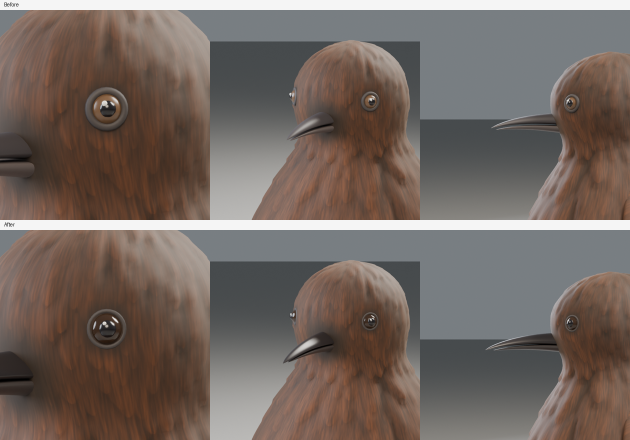
#> input picture pebble/Pebble_Chick/Compare_Eye_Bill.png, 1260 x 880 px, given in place of Pebble_Chick_Idle.gif, which was not available (shown at 1/2 size)
$ python package_chick_unreal.py
#> lines starting #> are read from the running program, lines starting #| are printed output that depends on the picture; pictures that were not available may be replaced by others from this repository, and a replacement may not be noted
#!/usr/bin/env python3
"""Assemble the Pebble Chick Unreal package: mesh, skeleton, animations, textures, import guide,
reference data, previews and the Blender sources, zipped for dropping into a game project.

    python3 tools/package_chick_unreal.py            # writes dist/PebbleChick_Unreal.zip

Run after tools/build_pebble_chick.py and tools/make_chick_anims.py so the files are current.
Reference photos are not included.
"""
import csv, json, os, shutil, zipfile, datetime
import markdown

ROOT = os.path.dirname(os.path.dirname(os.path.abspath(__file__)))
SRC = os.path.join(ROOT, "pebble", "Pebble_Chick")
DIST = os.path.join(ROOT, "dist")
NAME = "PebbleChick_Unreal"
PKG = os.path.join(DIST, NAME)

CLIPS = ["Idle", "Waddle", "Waddle_RootMotion", "Jump_Start", "Jump_Loop", "Jump_Land", "BellySlide_Start",
         "BellySlide_Loop", "BellySlide_Loop_LeanLeft", "BellySlide_Loop_LeanRight", "BellySlide_End"]
MATERIALS = [  # slot, used for, base colour (linear), roughness, textures
    ("M_Chick_Body", "down: body, flippers, tail", "texture", 0.80, "T_Chick_Body_BaseColor + T_Chick_Body_Normal_DX"),
    ("M_Chick_Foot", "legs, feet, eyelids", (0.030, 0.028, 0.030), 0.62, ""),
    ("M_Chick_Claw", "claws", (0.075, 0.070, 0.065), 0.35, ""),
    ("M_Chick_Iris", "eyeballs", (0.030, 0.016, 0.009), 0.12, ""),
    ("M_Chick_Pupil", "pupils", (0.009, 0.008, 0.010), 0.19, ""),
    ("M_Chick_Glint", "eye highlights", (1.000, 0.980, 0.900), 0.20, ""),
    ("M_Chick_Bill", "upper bill", (0.022, 0.019, 0.021), 0.32, ""),
    ("M_Chick_BillLower", "lower bill", (0.050, 0.043, 0.043), 0.38, ""),
]


def shrink_gif(src, dst, width, colors=96):
    """Smaller preview copy: resized, one shared palette, no dithering."""
    from PIL import Image, ImageSequence
    im = Image.open(src)
    dur = im.info.get("duration", 33)
    frames = [f.convert("RGB") for f in ImageSequence.Iterator(im)]
    h = round(frames[0].height * width / frames[0].width)
    frames = [f.resize((width, h), Image.LANCZOS) for f in frames]
    k = max(1, len(frames) // 6)
    sample = Image.new("RGB", (width, h * 6))
    for i, j in enumerate(range(0, len(frames), k)):
        if i < 6: sample.paste(frames[j], (0, i * h))
    pal = sample.quantize(colors=colors, method=Image.Quantize.MEDIANCUT)
    q = [f.quantize(palette=pal, dither=Image.Dither.NONE) for f in frames]
    os.makedirs(os.path.dirname(dst), exist_ok=True)
    q[0].save(dst, save_all=True, append_images=q[1:], duration=dur, loop=0, optimize=True)


def copy(src_name, dst_dir, dst_name=None):
    os.makedirs(dst_dir, exist_ok=True)
    shutil.copy2(os.path.join(SRC, src_name), os.path.join(dst_dir, dst_name or src_name))


def main():
    if os.path.exists(PKG):
        shutil.rmtree(PKG)
    os.makedirs(PKG)
    copy("SK_Pebble_Chick.fbx", os.path.join(PKG, "Content", "Meshes"))
    for c in CLIPS:
        copy(f"AN_Pebble_Chick_{c}.fbx", os.path.join(PKG, "Content", "Animations"))
    for t in ("T_Chick_Body_BaseColor.png", "T_Chick_Body_Normal_DX.png"):
        copy(t, os.path.join(PKG, "Content", "Textures"))
    for f in ("Pebble_Chick_Anims.blend", "Pebble_Chick.blend", "T_Chick_Body_Normal_GL.png"):
        copy(f, os.path.join(PKG, "Source_Blender"))
    for f in ("Preview_Sheet.png", "Preview_Hero.png", "Preview_Animations.png", "Preview_SlideLean.png"):
        copy(f, os.path.join(PKG, "Previews"))
    for f, w in (("Pebble_Chick_Idle.gif", 300), ("Pebble_Chick_Waddle.gif", 300), ("Pebble_Chick_Jump.gif", 300),
                 ("Pebble_Chick_BellySlide_Travel.gif", 400)):
        shrink_gif(os.path.join(SRC, f), os.path.join(PKG, "Previews", f), w)
#> in shrink_gif, im is the input picture: PIL image 1260x880 RGB; mean R, G, B 114.1, 102.1, 95.5
#> in shrink_gif, `dur = im.info.get("duration", 33)`: dur = 33
#> in shrink_gif, `frames = [f.convert("RGB") for f in ImageSequence.Iterator(im)]`: frames = 1 item
#> in shrink_gif, `k = max(1, len(frames) // 6)`: k = 1
#> in shrink_gif, `sample = Image.new("RGB", (width, h * 6))`: sample: PIL image 300x1260 RGB; every value is 0
#> the loop in shrink_gif, `for i, j in enumerate(range(0, len(frames), k)):` made 1 pass
#> j on pass 1: 0
#> after the loop in shrink_gif, `for i, j in enumerate(range(0, len(frames), k)):`:
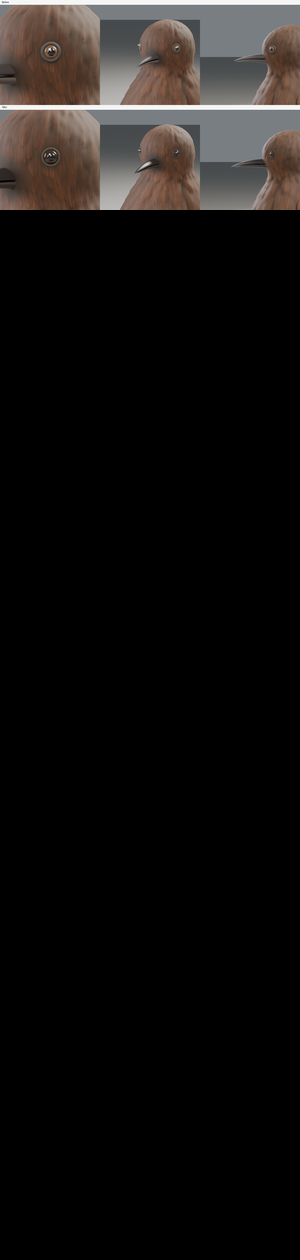
#> sample: PIL image 300x1260 RGB; mean R, G, B 19, 17, 15.9
#> in shrink_gif, `q = [f.quantize(palette=pal, dither=Image.Dither.NONE) for f in frames]`: q = 1 item
#> in shrink_gif, `q[0].save(dst, save_all=True, append_images=q[1:], duration=dur, loop=..`:
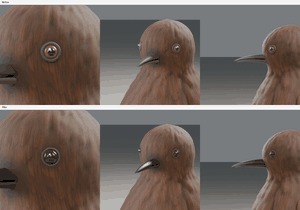
#> saved as Pebble_Chick_Idle.gif: PIL image 300x210 P; mean R, G, B 113.1, 100.6, 93.7
#> pass 2 of the loop in main, `for f, w in (("Pebble_Chick_Idle.gif", 300), ("Pebble_Chick_Waddle.gif..`:
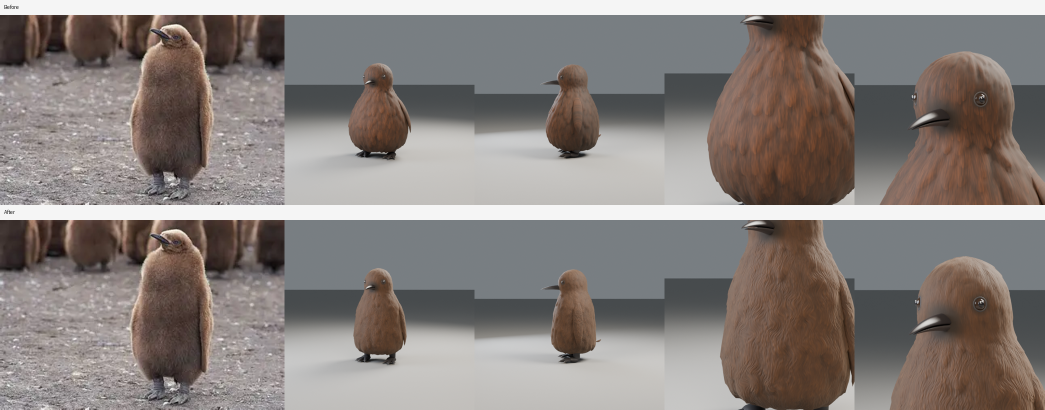
#> input picture pebble/Pebble_Chick/Compare_Iteration3.png, 2089 x 820 px, given in place of Pebble_Chick_Waddle.gif, which was not available (shown at 1/2 size)
#> in shrink_gif, im is the input picture: PIL image 2089x820 RGB; mean R, G, B 135.9, 128.7, 125.3
#> the loop in shrink_gif (call 2), `for i, j in enumerate(range(0, len(frames), k)):` made 1 pass
#> after the loop in shrink_gif (call 2), `for i, j in enumerate(range(0, len(frames), k)):`:
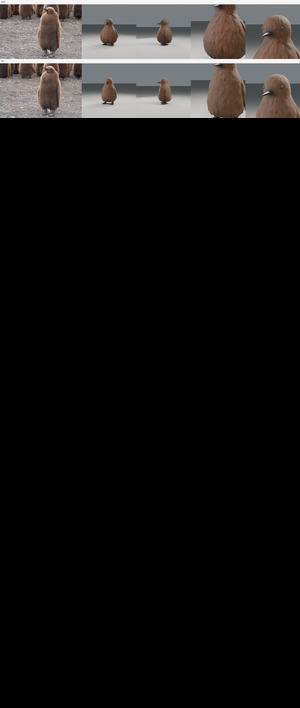
#> sample: PIL image 300x708 RGB; mean R, G, B 22.6, 21.5, 20.9
#> pal: PIL image 300x708 P
#> in shrink_gif (call 2), `q[0].save(dst, save_all=True, append_images=q[1:], duration=dur, loop=..`:
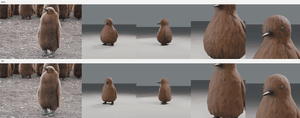
#> saved as Pebble_Chick_Waddle.gif: PIL image 300x118 P; mean R, G, B 134.4, 127.2, 123.6

    ref = os.path.join(PKG, "Reference"); os.makedirs(ref)
    with open(os.path.join(ref, "materials.csv"), "w", newline="") as fh:
        w = csv.writer(fh); w.writerow(["slot", "used_for", "base_color_linear_r", "g", "b", "roughness", "metallic", "textures"])
        for slot, use, col, rough, tex in MATERIALS:
            r, g, b = ("", "", "") if col == "texture" else col
            w.writerow([slot, use, r, g, b, rough, 0, tex])
    stats = json.load(open(os.path.join(SRC, "anim_stats.json")))
    with open(os.path.join(ref, "animations.csv"), "w", newline="") as fh:
        w = csv.writer(fh); w.writerow(["file", "sequence", "frames", "seconds_at_30fps", "loops", "root_motion"])
        for c in CLIPS:
            n = stats["clips"]["Chick_" + c]["frames"]
            loops = c in ("Idle", "Waddle", "Waddle_RootMotion", "Jump_Loop") or c.startswith("BellySlide_Loop")
            w.writerow([f"AN_Pebble_Chick_{c}.fbx", "Chick_" + c, n, round((n - 1) / 30, 2), "yes" if loops else "no",
                        "yes" if c == "Waddle_RootMotion" else "no"])
    json.dump(dict(fps=30, waddle_ground_speed_cm_s=stats["waddle_speed_cm_s"], events=stats["events"],
                   notes="Frame numbers are 1-based, as shown in Unreal's sequence timeline."),
              open(os.path.join(ref, "anim_events.json"), "w"), indent=2)
    shutil.copy2(os.path.join(SRC, "anim_validation.json"), os.path.join(ref, "anim_validation.json"))
    shutil.copy2(os.path.join(SRC, "source_stats.json"), os.path.join(ref, "mesh_stats.json"))

    guide = open(os.path.join(SRC, "IMPORT_GUIDE.md")).read()
    open(os.path.join(PKG, "IMPORT_GUIDE.md"), "w").write(guide)
    body = markdown.markdown(guide, extensions=["tables", "fenced_code"])
    hero = ('<p class="hero"><img src="Previews/Preview_Sheet.png" alt="Pebble Chick from four angles"></p>'
            '<p class="hero"><img src="Previews/Pebble_Chick_Waddle.gif" alt="waddle"> '
            '<img src="Previews/Pebble_Chick_BellySlide_Travel.gif" alt="belly slide"></p>')
    body = body.replace("</h1>", "</h1>" + hero, 1)
    html = f"""<!doctype html><html lang="en"><head><meta charset="utf-8">
<meta name="viewport" content="width=device-width, initial-scale=1"><title>Pebble Chick import guide</title>
<style>
:root{{--bg:#fbfaf8;--fg:#1f1d1a;--muted:#5f5a52;--line:#e2ddd5;--code:#f1ede6;--accent:#8a5a2b}}
@media (prefers-color-scheme: dark){{:root{{--bg:#1b1916;--fg:#ece7df;--muted:#a9a196;--line:#3a352e;--code:#28241f;--accent:#d9a26a}}}}
body{{background:var(--bg);color:var(--fg);font:16px/1.6 system-ui,-apple-system,Segoe UI,sans-serif;margin:0;padding:24px 16px}}
main{{max-width:880px;margin:0 auto}} h1{{font-size:2rem;margin:.2em 0 .4em}} h2{{margin-top:2em;border-top:1px solid var(--line);padding-top:1em}}
table{{border-collapse:collapse;width:100%;margin:1em 0;font-size:.92rem;display:block;overflow-x:auto}}
th,td{{border:1px solid var(--line);padding:6px 8px;text-align:left;vertical-align:top}} th{{background:var(--code)}}
code,pre{{background:var(--code);border-radius:4px}} code{{padding:1px 4px}} pre{{padding:12px;overflow-x:auto}}
blockquote{{margin:1em 0;padding:.5em 1em;border-left:4px solid var(--accent);color:var(--muted)}}
.hero img{{max-width:100%;border-radius:6px}} .hero{{margin:.5em 0}} a{{color:var(--accent)}}
hr{{display:none}} code{{overflow-wrap:anywhere}} main{{overflow-wrap:break-word}}
</style></head><body><main>{body}
<p style="color:var(--muted);font-size:.85rem">Package built {datetime.date.today().isoformat()}.</p></main></body></html>"""
    open(os.path.join(PKG, "IMPORT_GUIDE.html"), "w").write(html)
    open(os.path.join(PKG, "README_FIRST.txt"), "w").write(
        "PEBBLE CHICK for Unreal Engine 5\n\n"
        "Open IMPORT_GUIDE.html (or IMPORT_GUIDE.md) and follow Steps 1 to 7.\n\n"
        "Quick start:\n"
        "  1. Import Content/Meshes/SK_Pebble_Chick.fbx as a Skeletal Mesh (new skeleton, scale 1).\n"
        "  2. Import Content/Textures and build M_Chick_Body with the colour and DX normal map.\n"
        "  3. Import all of Content/Animations onto SK_Pebble_Chick_Skeleton (animations only).\n"
        "  4. Character Blueprint: capsule 76 / 45, mesh Z -76, yaw so the bill faces the arrow.\n"
        "  5. Anim Blueprint: Idle/Waddle blend space, jump and belly-slide states (guide, Step 7).\n\n"
        "Folders: Content (import these), Reference (materials, clip list, notify frames),\n"
        "Previews (renders and GIFs), Source_Blender (editable scenes).\n")

    os.makedirs(DIST, exist_ok=True)
    zpath = os.path.join(DIST, NAME + ".zip")
    if os.path.exists(zpath):
        os.remove(zpath)
    with zipfile.ZipFile(zpath, "w", zipfile.ZIP_DEFLATED, compresslevel=9) as z:
        for dirpath, _, files in os.walk(PKG):
            for f in sorted(files):
                full = os.path.join(dirpath, f)
                z.write(full, os.path.relpath(full, DIST))
    print("wrote", zpath, round(os.path.getsize(zpath) / 1e6, 1), "MB")


if __name__ == "__main__":
#> (the run stopped early here; a loop or call above may not have finished)
